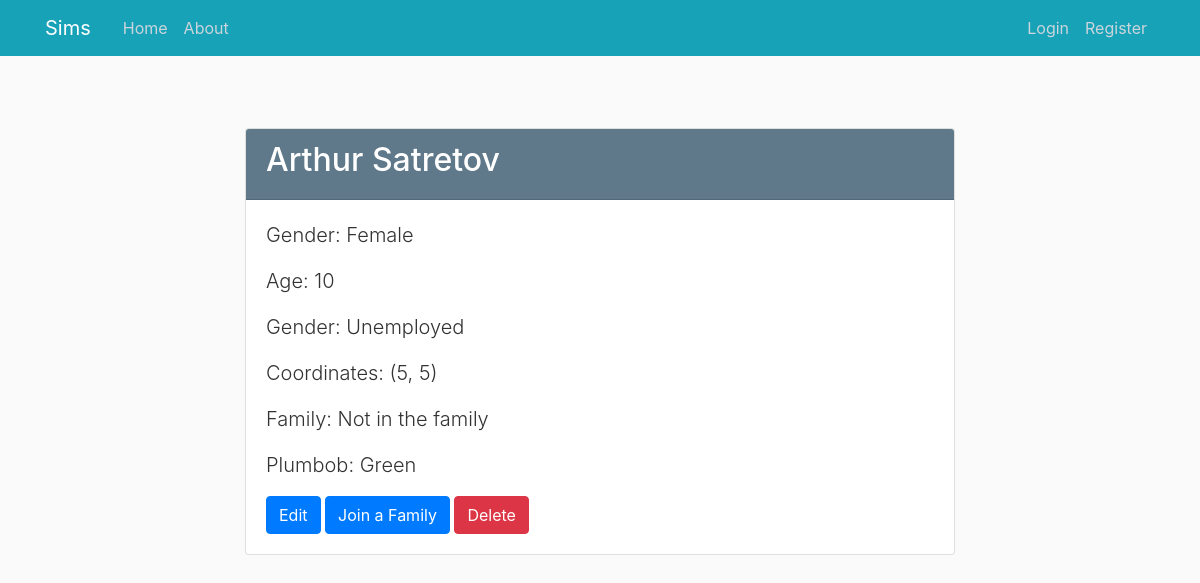
Page /human/1 on the committed database.
### sims/models.py (models this page shows, shortened)
class Human(db.Model):
    id = db.Column(db.Integer, primary_key=True)
    name = db.Column(db.String(100), nullable=False)
    surname = db.Column(db.String(100), nullable=False)
    gender = db.Column(db.Enum(Gender), nullable=False)
    age = db.Column(db.Integer, nullable=False)
    job = db.Column(db.Enum(Job), default=Job.UNEMPLOYED)
    x_coordinate = db.Column(db.Integer, nullable=False, default=0)
    y_coordinate = db.Column(db.Integer, nullable=False, default=0)
    family_id = db.Column(db.Integer, db.ForeignKey('family.id'))
    plumbob = db.Column(db.Enum(Plumbob), default=Plumbob.GREEN)

### sims/humans/routes.py (the view)
@humans.route("/human/<int:human_id>")
def human(human_id):
    human = Human.query.get_or_404(human_id)
    family = Family.query.get(human.family_id)
    return render_template('humans/human.html', human=human, family=family)

### sims/templates/humans/human.html (shortened to what this page needs)
{% extends "layout.html" %}
{% block content %}
    <div class="container mt-5">
        <div class="row justify-content-center">
            <div class="col-md-8">
                <div class="card">
                    <div class="card-header bg-steel text-white">
                        <h2 class="text-white">{{ human.name }} {{ human.surname }}</h2>
                    </div>
                    <div class="card-body">
                        <p class="lead">Gender: {{ human.gender.value }}</p>
                        <p class="lead">Age: {{ human.age }}</p>
                        <p class="lead">Gender: {{ human.job.value }}</p>
                        <p class="lead">Coordinates: ({{ human.x_coordinate }}, {{ human.y_coordinate }})</p>
                        {% if family %}
                            <p class="lead">Family: {{ family.name }}</p>
                        {% else %}
                            <p class="lead">Family: Not in the family</p>
                        {% endif %}
                        <p class="lead">Plumbob: {{ human.plumbob.value }}</p>
                        <div class="mt-3">
                            <a href="{{ url_for('humans.update_human', human_id=human.id) }}" class="btn btn-primary">Edit</a>
                            <a href="{{ url_for('families.families_human', human_id=human.id) }}"
                               class="btn btn-primary">Join a Family</a>
                            <button class="btn btn-danger" id="deleteBtn" data-toggle="modal"
                                    data-target="#deleteModal">Delete
                            </button>
                        </div>
                    </div>
                </div>
            </div>
        </div>
    </div>
{% endblock content %}

### sims/static/main.css (style rules this page uses)
body { background: #fafafa; color: #333333; margin-top: 5rem; }
h1, h2, h3, h4, h5, h6 { color: #444444; }
.bg-steel { background-color: #5f788a; }

### rows in the picture
Human: name "Arthur", surname "Satretov", gender.value "Female", age "10", job.value "Unemployed", x_coordinate "5", y_coordinate "5", plumbob.value "Green"
